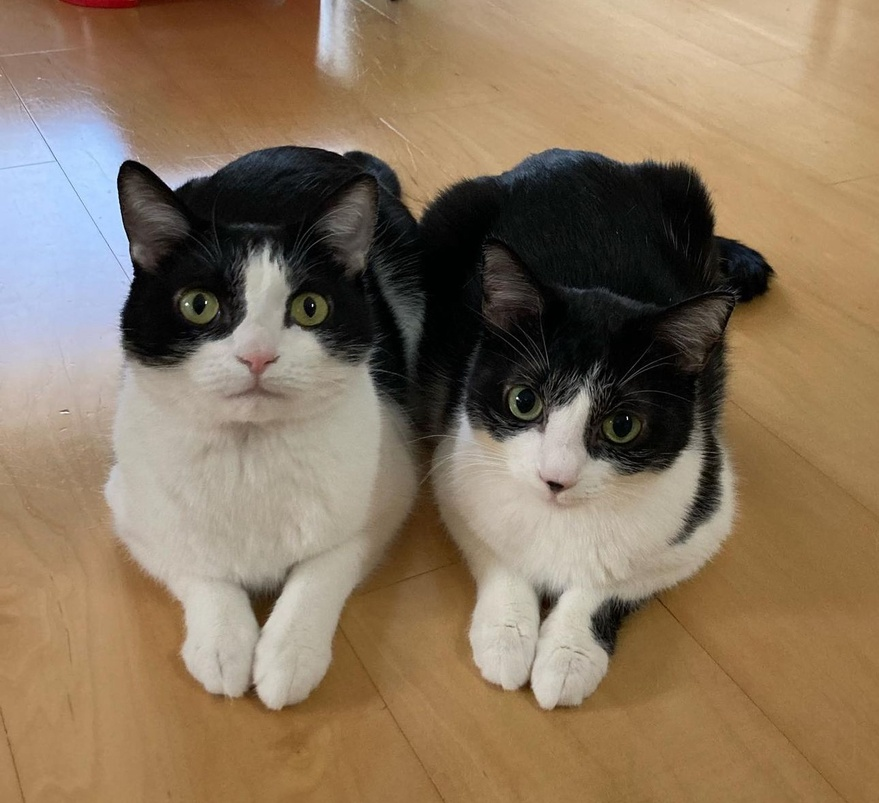
#> input picture cat-images/cats-image-6.jpg, 879 x 803 px, shrunk from 1290 x 1178 before the run, found by its file name
$ python cat_face_detector.py
#> lines starting #> are read from the running program, lines starting #| are printed output that depends on the picture
import cv2
import os
import glob

# delete any leftover images in result-images
files = ['result-images/haar/*', 'result-images/lbp/*']
for folder in files:
    f = glob.glob(folder)
    for im in f:
        os.remove(im)

# saves algorithm paths
algs = ["haarcascade_frontalcatface_extended.xml", "lbpcascade_frontalcatface.xml"]

# passing cat regonition algorithm to OpenCV
haar_cascade = cv2.CascadeClassifier(algs[0])

# passing alternate cat recognition algorithm to OpenCV
lbp_cascade = cv2.CascadeClassifier(algs[1])

# declares which cat image you wish to search in (change as needed)
file_name = 'cat-images\\cats-image-6.jpg'
img = cv2.imread(file_name, 0)
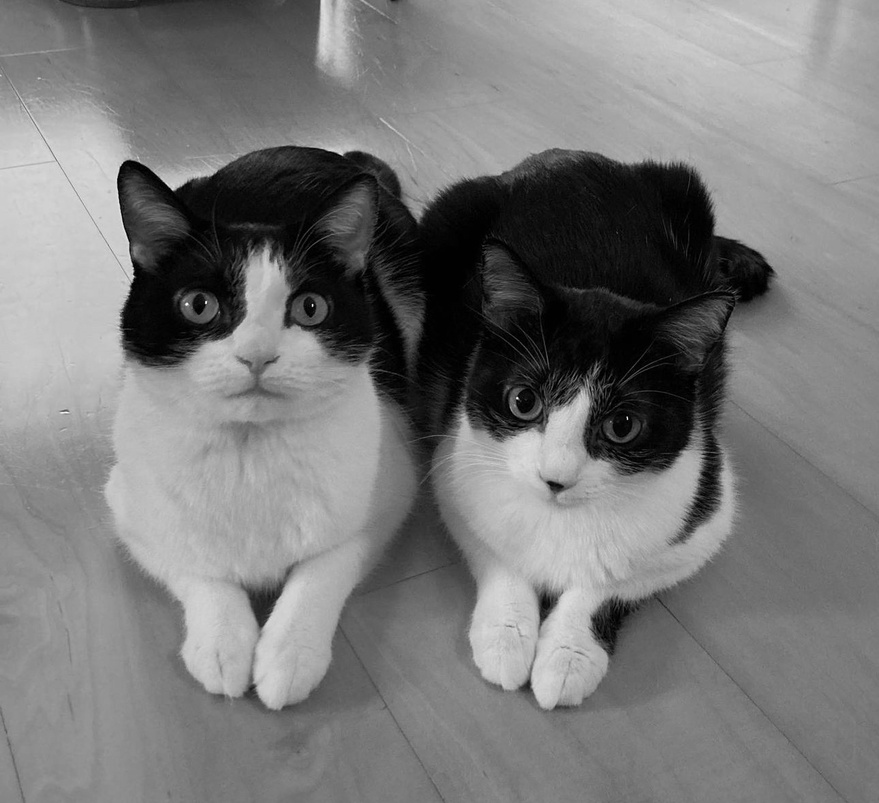
#> img: shape (803, 879); min 0, max 255, mean 120.6

# gray version of image (makes it easier to process image)
gray_img = cv2.cvtColor(img, cv2.COLOR_RGB2BGR)

# detects cat faces using haar algorithm
faces = haar_cascade.detectMultiScale(
    gray_img, scaleFactor=1.15, minNeighbors=1, minSize=(80,80)
)
#> faces = [[155, 220, 212, 212]]

# detects cat faces using lbp algorithm
faces2 = lbp_cascade.detectMultiScale(
    gray_img, scaleFactor=1.15, minNeighbors=1, minSize=(80,80)
)
#> faces2 = [[144, 210, 229, 229], [470, 326, 210, 210]]

cat_faces = [faces, faces2]
#> cat_faces = [[[155, 220, 212, 212]], [[144, 210, 229, 229], [470, 326, 210, 210]]]
# for each face detected
num = 0
for face in cat_faces:
    face_count = 0
    for x, y, w, h in face:
        face_count+=1
        # crops the image so that only one face is selected
        cropped_image = img[y : y + h, x : x + w]

        # determines which cat detector is being used (haar or lbp)
        rec_type = 'haar'
        if (num == 1):
            rec_type = 'lbp'

        # loads image path to the target_file_name variable
        target_file_name = 'result-images\\' + rec_type + '\\found-cat-' + str(face_count) + '.jpg'
        cv2.imwrite(
            target_file_name,
            cropped_image,
        )
    num+=1
#> this loop made 2 passes
#> (face, num) on passes 1 to 2: ([[155, 220, 212, 212]], 1), ([[144, 210, 229, 229], [470, 326, 210, 210]], 2)
#> pass 1, `cv2.imwrite( target_file_name, cropped_image, )`:
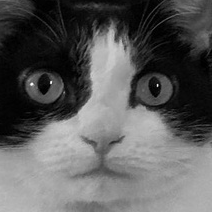
#> saved as found-cat-1.jpg: shape (212, 212); min 0, max 255, mean 91.7
#> pass 2, `cv2.imwrite( target_file_name, cropped_image, )`:
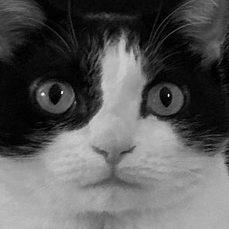
#> saved as found-cat-1.jpg: shape (229, 229); min 0, max 255, mean 90.1
#> pass 2, `cv2.imwrite( target_file_name, cropped_image, )`:
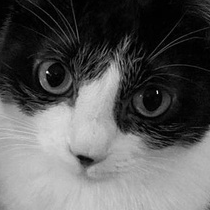
#> saved as found-cat-2.jpg: shape (210, 210); min 0, max 254, mean 90.7
#> after the loop, num = 2
